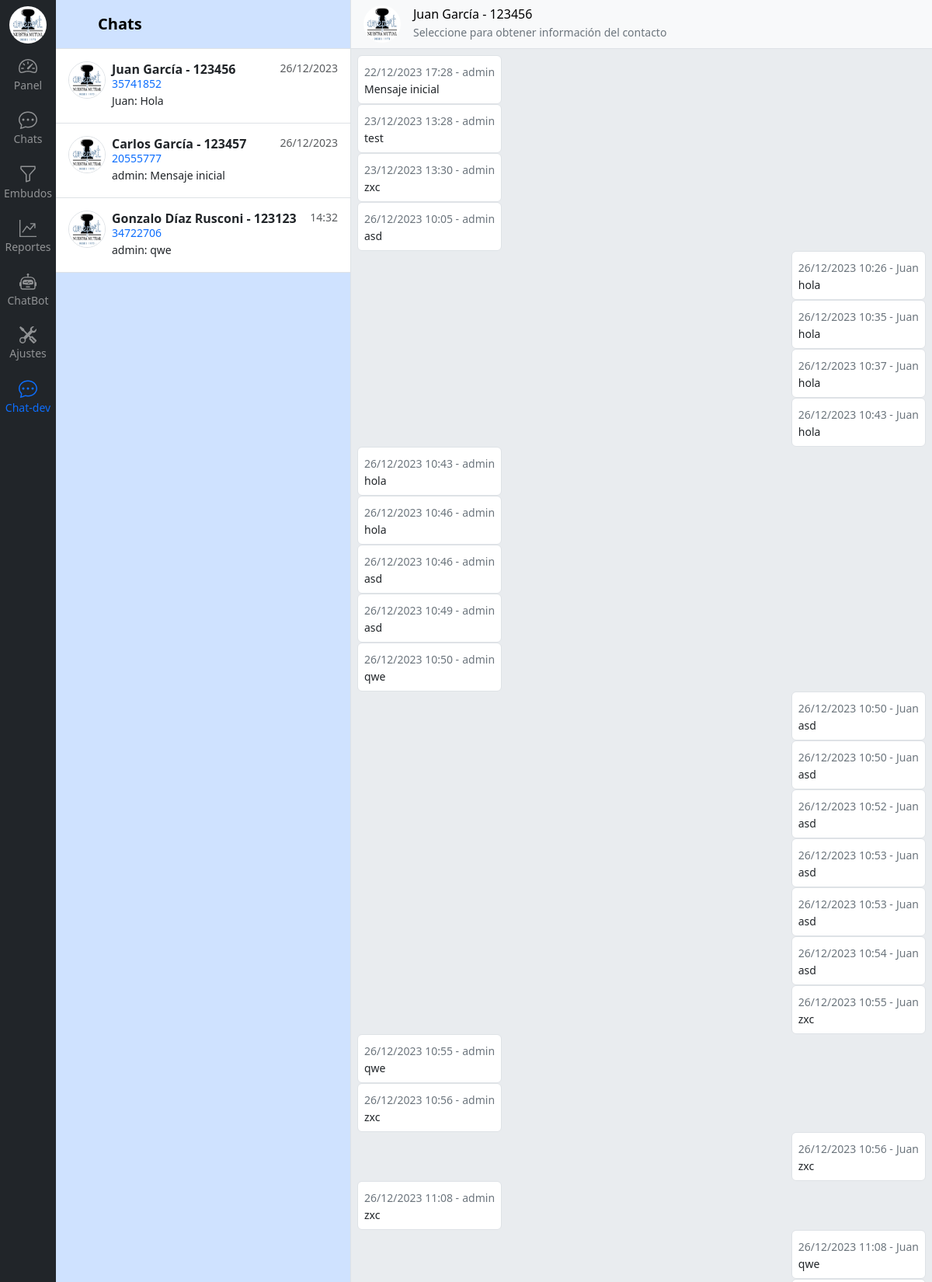
The page /rooms/chat-dev/1/ (signed in, upper part) on the database its author committed.
### chat/models.py (models this page shows, shortened)
class Room(models.Model):
    nombre = models.CharField(max_length=100, null=True)
    apellido = models.CharField(max_length=100, null=True)
    dni = models.CharField(max_length=11, null=True)
    telefono = models.CharField(max_length=30)
    email = models.EmailField(max_length=60, null=True)
    empresa = models.CharField(max_length=100, null=True)
    nro_socio = models.PositiveIntegerField(null=True)

class Message(models.Model):
    contacto_integracion = models.ForeignKey(ContactoIntegracion, related_name='messages', on_delete=models.CASCADE)
    usuario = models.ForeignKey(User, related_name='messages', on_delete=models.CASCADE, null=True)
    contenido = models.TextField()
    id_integracion = models.CharField(max_length=25, null=True, blank=True)  # ID del mensaje de la integración para citarlo
    recibido = models.DateTimeField(null=True)  # Verificar con la API
    leido = models.DateTimeField(null=True)  # Verificar con la API
    fecha_hora = models.DateTimeField(auto_now_add=True)
    class Meta:
        ordering = ('fecha_hora',)
        verbose_name_plural = 'Mensajes'

### chat/views.py (the view)
# urls.py: path('chat-dev/<int:id>/', views.chat, name='chat-dev'),
@login_required
def chat(request, id):
    contacto = get_object_or_404(Room.objects.prefetch_related('contacto_integraciones__integracion'), id=id)
    integracion = contacto.contacto_integraciones.first().integracion.nombre
    contacto_mensajes = Message.objects.filter(contacto_integracion__contacto=contacto)  # Ver cómo manejar esto si hay muchos mensajes
    contactos = Room.objects.annotate(
        last_message_content=Subquery(
            Message.objects.filter(contacto_integracion=OuterRef('pk')).values('contenido').order_by('-fecha_hora')[:1]
        ),
        last_message_date=Subquery(
            Message.objects.filter(contacto_integracion=OuterRef('pk')).values('fecha_hora').order_by('-fecha_hora')[:1]
        ),
        last_message_user=Subquery(
            Message.objects.filter(contacto_integracion=OuterRef('pk')).values('usuario__username').order_by('-fecha_hora')[:1]
        )
    )
    if re.search('/rooms/chat-dev/', request.path):
        return render(request, 'chat/chatsdev.html', {'contacto': contacto, 'contacto_mensajes': contacto_mensajes, 'contactos': contactos, 'integracion': integracion})
    return render(request, 'chat/chats.html', {'contacto': contacto, 'contacto_mensajes': contacto_mensajes, 'contactos': contactos, 'integracion': integracion})

### templates/chat/chatsdev.html (shortened to what this page needs)
{% extends 'base.html' %}
{% load static %}
{% load humanize %}
{% block content %}
{% include 'navbar.html' %}
  <div class="d-flex flex-column align-items-stretch flex-shrink-0 bg-primary-subtle border-end" style="width: 380px;">
      <a href="/" class="d-flex align-items-center flex-shrink-0 p-3 link-body-emphasis text-decoration-none border-bottom">
        <svg class="bi pe-none me-2" width="30" height="24"><use xlink:href="#bootstrap"></use></svg>
        <span class="fs-5 fw-semibold">Chats</span>
      </a>
      <div id="room-list" class="list-group list-group-flush border-bottom overflow-y-scroll">
        {% for contacto in contactos %}
        <a id="{{ contacto.nro_socio }}" href="{% url 'room:chat-dev' contacto.id %}" class="d-flex gap-2 list-group-item py-3 lh-sm">
          <div>
            <img src="{% static 'img/logo.png' %}" alt="mdo" width="48" height="48" class="rounded-circle border">
          </div>
          <div class="w-100">
            <div class="d-flex justify-content-between">
              <div class="d-flex flex-column mb-1">
                {% if contacto.nombre %}
                  <strong>{{ contacto.nombre }} {{ contacto.apellido}} - {{ contacto.nro_socio }}</strong>
                {% else %}
                  <strong>{{ contacto.telefono }}</strong>
                {% endif %}
                <small class="text-primary">{{ contacto.dni }}</small>
              </div>
              <small class="text-body-secondary message-date">
                {% now "d/m/Y" as todays_date %}
                {% if todays_date == contacto.last_message_date|date:"d/m/Y" %}
                  {{ contacto.last_message_date|time:"H:i" }}
                {% else %}
                  {{ contacto.last_message_date|date:"d/m/Y" }}
                {% endif %}
              </small>
            </div>
            <div class="col-10 mb-1 small">
              {% if contacto.last_message_user %}
                {{ contacto.last_message_user }}:
              {% else %}
                {{ contacto.nombre }}:
              {% endif %}
              {{ contacto.last_message_content|truncatechars:50 }}
            </div>
          </div>
      </a>
        {% endfor %}
      </div>
  </div>
  {% now "d/m/Y" as test %}
  {% if contacto_mensajes %}
    {% include 'chat/caja_chat.html' %}
  {% else %}
    <div class="flex-grow-1 d-flex align-items-center justify-content-center bg-body-tertiary">
      <p class="text-secondary">Seleccione un chat para enviar mensajes</p>
    </div>
  {% endif %}
{% endblock %}

### templates/base.html (shortened to what this page needs)
{% load static %}
<!DOCTYPE html>
<html>
    <head>
        <link rel="stylesheet" href="{% static 'libs/bootstrap/bootstrap.min.css' %}">
        <link rel="stylesheet" href="{% static 'css/style.css' %}">
    </head>
    <body class="d-flex vh-100 vw-100">
        {% block content %}
        {% endblock %}
    </body>
</html>

### templates/navbar.html (shortened to what this page needs)
{% load static %}
<div class="d-flex flex-column flex-shrink-0 bg-dark" style="width: 4.5rem;">
    <a href="/" class="d-flex justify-content-center align-items-center link-body-emphasis text-decoration-none" data-bs-toggle="tooltip" data-bs-placement="right" data-bs-original-title="Icon-only" style="height: 63px">
      <img src="{% static 'img/logo.png' %}" alt="ameport_logo" width="48" height="48" class="rounded-circle">
    </a>
    <ul class="nav nav-pills nav-flush flex-column mb-auto text-center w-100">
      <li class="nav-item w-100">
        <a href="/" class="nav-link px-0 rounded-0" aria-current="page" data-bs-toggle="tooltip" data-bs-placement="right" aria-label="Home" data-bs-original-title="Home">
          <p class="mb-1 text-white-50"><small>Panel</small></p>
        </a>
      </li>
      <li class="nav-item w-100">
        <a href="{% url 'room:chats' %}" class="nav-link px-0 rounded-0" data-bs-toggle="tooltip" data-bs-placement="right" aria-label="Dashboard" data-bs-original-title="Dashboard">
          <p class="mb-1 text-white-50"><small>Chats</small></p>
        </a>
      </li>
      <li class="nav-item w-100">
        <a href="{% url 'room:embudos' %}" class="nav-link px-0 rounded-0" data-bs-toggle="tooltip" data-bs-placement="right" aria-label="Orders" data-bs-original-title="Orders">
          <p class="mb-1 text-white-50"><small>Embudos</small></p>
        </a>
      </li>
      <li class="nav-item w-100">
        <a href="#" class="nav-link px-0 rounded-0" data-bs-toggle="tooltip" data-bs-placement="right" aria-label="Products" data-bs-original-title="Products">
          <p class="mb-1 text-white-50"><small>Reportes</small></p>
        </a>
      </li>
      <li class="nav-item w-100">
        <a href="{% url 'drawflow' %}" class="nav-link px-0 rounded-0" data-bs-toggle="tooltip" data-bs-placement="right" aria-label="Customers" data-bs-original-title="Customers">
          <p class="mb-1 text-white-50"><small>ChatBot</small></p>
        </a>
      </li>
      <li class="nav-item w-100">
        <a href="#" class="nav-link px-0 rounded-0" data-bs-toggle="tooltip" data-bs-placement="right" aria-label="Customers" data-bs-original-title="Customers">
          <p class="mb-1 text-white-50"><small>Ajustes</small></p>
        </a>
      </li>
      <li class="nav-item w-100">
        <a href="{% url 'room:chats-dev' %}" class="nav-link px-0 rounded-0" data-bs-toggle="tooltip" data-bs-placement="right" aria-label="Customers" data-bs-original-title="Customers">
          <p class="mb-1"><small>Chat-dev</small></p>
        </a>
      </li>
    </ul>
  </div>

### templates/chat/caja_chat.html (shortened to what this page needs)
{% load static %}
<div class="d-flex flex-column justify-content-between w-100">
    <div class="d-flex align-items-center gap-3 link-body-emphasis text-decoration-none p-3 border-bottom bg-body-tertiary" style="height: 63px">
      <img src="{% static 'img/logo.png' %}" alt="ameport_logo" width="48" height="48" class="rounded-circle">
      <div>
        {% if contacto.nombre %}
            <h6 class="m-0">{{ contacto.nombre }} {{ contacto.apellido}} - {{ contacto.nro_socio }}</h6>
        {% else %}
            <h6 class="m-0">{{ contacto.telefono }}</h6>
        {% endif %}
        <p class="m-0 text-secondary"><small>Seleccione para obtener información del contacto</small></p>
      </div>
    </div>
    <div id="chat-messages" class="d-flex flex-column bg-body-secondary p-2 h-100 overflow-y-scroll">
        {% for mensaje in contacto_mensajes %}
        {% if test %}
            <div style="max-width: 60%;" class="{% if mensaje.usuario %} align-self-start {% else %} align-self-end {% endif %} d-flex flex-column p-2 bg-white border rounded">
        {% else %}
            <div style="max-width: 60%;" class="{% if mensaje.usuario %} align-self-end {% else %} align-self-start {% endif %} d-flex flex-column p-2 bg-white border rounded">
        {% endif %}
            <div>
                <small class="text-secondary">{{ mensaje.fecha_hora|date:"d/m/Y" }} {{ mensaje.fecha_hora|time:"H:i" }} -</small>
                <small class="text-secondary">
                    {% if mensaje.usuario %}
                        {{ mensaje.usuario }}
                    {% else %}
                        {{ contacto.nombre }}
                    {% endif %}
                </small>
            </div>
            <small>{{ mensaje.contenido }}</small>
        </div>
        {% endfor %}
    </div>
</div>

### rows shown on the page
Room: nombre "Juan", apellido "García", nro_socio "123456", dni "35741852", last_message_date "26/12/2023", last_message_content "Hola"
Room: nombre "Carlos", apellido "García", nro_socio "123457", dni "20555777", last_message_date "26/12/2023", last_message_user "admin", last_message_content "Mensaje inicial"
Room: nombre "Gonzalo", apellido "Díaz Rusconi", nro_socio "123123", dni "34722706", last_message_date "14:32", last_message_user "admin", last_message_content "qwe"
Message: fecha_hora "22/12/2023", fecha_hora "17:28", usuario "admin", contenido "Mensaje inicial"
Message: fecha_hora "23/12/2023", fecha_hora "13:28", usuario "admin", contenido "test"
Message: fecha_hora "23/12/2023", fecha_hora "13:30", usuario "admin", contenido "zxc"
Message: fecha_hora "26/12/2023", fecha_hora "10:05", usuario "admin", contenido "asd"
Message: fecha_hora "26/12/2023", fecha_hora "10:26", contenido "hola"
Message: fecha_hora "26/12/2023", fecha_hora "10:35", contenido "hola"
Message: fecha_hora "26/12/2023", fecha_hora "10:37", contenido "hola"
Message: fecha_hora "26/12/2023", fecha_hora "10:43", contenido "hola"
Message: fecha_hora "26/12/2023", fecha_hora "10:43", usuario "admin", contenido "hola"
Message: fecha_hora "26/12/2023", fecha_hora "10:46", usuario "admin", contenido "hola"
Message: fecha_hora "26/12/2023", fecha_hora "10:46", usuario "admin", contenido "asd"
Message: fecha_hora "26/12/2023", fecha_hora "10:49", usuario "admin", contenido "asd"
Message: fecha_hora "26/12/2023", fecha_hora "10:50", usuario "admin", contenido "qwe"
Message: fecha_hora "26/12/2023", fecha_hora "10:50", contenido "asd"
Message: fecha_hora "26/12/2023", fecha_hora "10:50", contenido "asd"
Message: fecha_hora "26/12/2023", fecha_hora "10:52", contenido "asd"
Message: fecha_hora "26/12/2023", fecha_hora "10:53", contenido "asd"
Message: fecha_hora "26/12/2023", fecha_hora "10:53", contenido "asd"
Message: fecha_hora "26/12/2023", fecha_hora "10:54", contenido "asd"
Message: fecha_hora "26/12/2023", fecha_hora "10:55", contenido "zxc"
Message: fecha_hora "26/12/2023", fecha_hora "10:55", usuario "admin", contenido "qwe"
Message: fecha_hora "26/12/2023", fecha_hora "10:56", usuario "admin", contenido "zxc"
Message: fecha_hora "26/12/2023", fecha_hora "10:56", contenido "zxc"
Message: fecha_hora "26/12/2023", fecha_hora "11:08", usuario "admin", contenido "zxc"
Message: fecha_hora "26/12/2023", fecha_hora "11:08", contenido "qwe"
